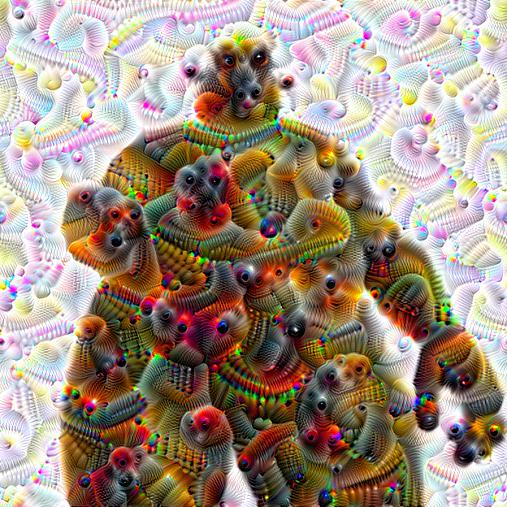

Here is the Python script that generated this plot:
from __future__ import (
    absolute_import, division, print_function, unicode_literals
)

import tensorflow as tf
import os
import io
import numpy as np

import IPython.display as display
import PIL.Image

# model = tf.keras.models.load_model(os.getcwd() + '/model/v1/denny_dream/')

def deep_dream(img_bytes):
    filepath = os.getcwd() + '/dream.jpg'
    # Download an image and read it to a NumPy array

    def download(img_bytes, max_dim=None):
        stream = io.BytesIO(img_bytes)
        img = PIL.Image.open(stream).convert('RGB')

        stream.close()

        if max_dim:
            img.thumbnail((max_dim, max_dim))
        return np.array(img)

    # Normalize an image
    def deprocess(img):
        img = 255*(img + 1.0)/2.0
        return tf.cast(img, tf.uint8)

    # Display an image
    def show(img):
        display.display(PIL.Image.fromarray(np.array(img)))

    # Save the image
    def save(img):
        image = PIL.Image.fromarray(np.array(img))
        image.save('dream.jpg')

    # Downsizing the image makes it easier to work with
    original_img = download(img_bytes, max_dim=500)

    # Use a pre-trained model for simplicity
    base_model = tf.keras.applications.InceptionV3(include_top=False,
                                                   weights='imagenet')

    # Maximize the activations of these layers
    names = ['mixed3', 'mixed5']
    layers = [base_model.get_layer(name).output for name in names]

    # Create the feature extraction model
    dream_model = tf.keras.Model(inputs=base_model.input, outputs=layers)

    def calc_loss(img, model):
        # Pass forward the image through the model to retrieve the activations.
        # Converts the image into a batch of size 1.
        img_batch = tf.expand_dims(img, axis=0)
        layer_activations = model(img_batch)
        if len(layer_activations) == 1:
            layer_activations = [layer_activations]

        losses = []
        for act in layer_activations:
            loss = tf.math.reduce_mean(act)
            losses.append(loss)

        return tf.reduce_sum(losses)

    def random_roll(img, maxroll):
        # Randomly shift the image to avoid tiled boundaries.
        shift = tf.random.uniform(shape=[2], minval=-maxroll, maxval=maxroll,
                                  dtype=tf.int32)

        shift_down, shift_right = shift[0], shift[1]
        img_rolled = tf.roll(tf.roll(img, shift_right, axis=1), shift_down,
                             axis=0)

        return shift_down, shift_right, img_rolled

    shift_down, shift_right, img_rolled = random_roll(np.array(original_img),
                                                      512)
    save(img_rolled)

    class TiledGradients(tf.Module):
        def __init__(self, model):
            self.model = model

        @tf.function(
            input_signature=(
                tf.TensorSpec(shape=[None, None, 3], dtype=tf.float32),
                tf.TensorSpec(shape=[], dtype=tf.int32),)
        )
        def __call__(self, img, tile_size=512):
            shift_down, shift_right, img_rolled = random_roll(img, tile_size)

            # Initialize the image gradients to zero.
            gradients = tf.zeros_like(img_rolled)

            # Skip the last tile, unless there's only one tile.
            xs = tf.range(0, img_rolled.shape[0], tile_size)[:-1]
            if not tf.cast(len(xs), bool):
                xs = tf.constant([0])
            ys = tf.range(0, img_rolled.shape[1], tile_size)[:-1]
            if not tf.cast(len(ys), bool):
                ys = tf.constant([0])

            for x in xs:
                for y in ys:
                    # Calculate the gradients for this tile.
                    with tf.GradientTape() as tape:
                        tape.watch(img_rolled)
                        # Extract a tile out of the image.
                        img_tile = img_rolled[x:x+tile_size, y:y+tile_size]
                        loss = calc_loss(img_tile, self.model)

                    # Update the image gradients for this tile.
                    gradients = gradients + tape.gradient(loss, img_rolled)

            # Undo the random shift applied to the image and its gradients.
            gradients = tf.roll(tf.roll(gradients, -shift_right, axis=1),
                                -shift_down, axis=0)

            # Normalize the gradients.
            gradients /= tf.math.reduce_std(gradients) + 1e-8

            return gradients

    get_tiled_gradients = TiledGradients(dream_model)

    def run_deep_image_with_octaves(img, steps_per_octave=100, step_size=0.01,
                                    octaves=range(-2, 3), octave_scale=1.3):
        base_shape = tf.shape(img)
        img = tf.keras.preprocessing.image.img_to_array(img)
        img = tf.keras.applications.inception_v3.preprocess_input(img)

        initial_shape = img.shape[:-1]
        img = tf.image.resize(img, initial_shape)

        for octave in octaves:
            # Scale the image based on the octave
            new_size = tf.cast(tf.convert_to_tensor(base_shape[:-1]),
                               tf.float32)*(octave_scale**octave)

            img = tf.image.resize(img, tf.cast(new_size, tf.int32))

            for step in range(steps_per_octave):
                gradients = get_tiled_gradients(img)
                img = img + gradients*step_size
                img = tf.clip_by_value(img, -1, 1)

                if step % 10 == 0:
                    display.clear_output(wait=True)
                    print("Octave {}, Step {}".format(octave, step))

        result = deprocess(img)
        return result

    img = run_deep_image_with_octaves(img=original_img, step_size=0.01)
    base_shape = tf.shape(img)[:-1]

    display.clear_output(wait=True)
    img = tf.image.resize(img, base_shape)
    img = tf.image.convert_image_dtype(img/255.0, dtype=tf.uint8)

    # TODO: Train own model
    # dream_model.save(os.getcwd() + '/model/v1/dream', save_format='tf')

    result = PIL.Image.fromarray(np.array(img))
    save(result)
    return filepath
